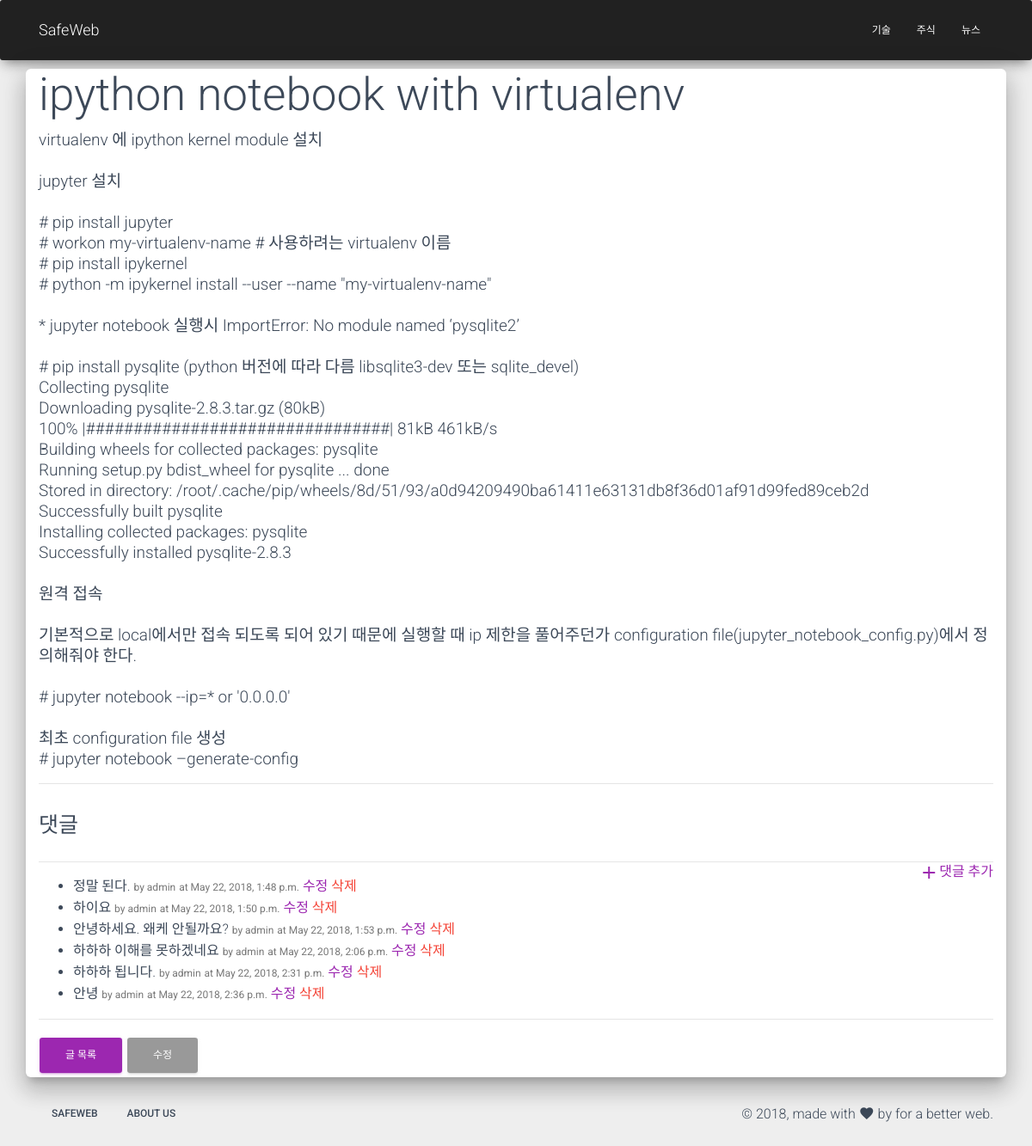
/blog/post/ipython-notebook-virtualenv/1/ (signed in), run on the app's committed database.
### blog/models.py (models this page shows, shortened)
class Post(models.Model):
    category = models.ForeignKey(Category, on_delete=models.SET_NULL, null=True, related_name='posts')
    author = models.ForeignKey(settings.AUTH_USER_MODEL, on_delete=models.SET_NULL, null=True)
    title = models.CharField(max_length=100)
    content = models.TextField(validators=[min_length_3_validator])
    Tags = models.ManyToManyField('Tag', blank=True)
    slug = models.SlugField(max_length=200, db_index=True, unique=True, allow_unicode=True)
    Comments = models.PositiveSmallIntegerField(default=0, null=True)
    created = models.DateTimeField(auto_now_add=True)
    updated = models.DateTimeField(auto_now=True)
    published = models.DateTimeField(blank=True, null=True)
    image = models.ImageField(default='default.png', upload_to='post/%Y/%m/%d', blank=True)
    ip = models.GenericIPAddressField(null=True)
    class Meta:
        ordering = ['-created']
        index_together = (('id', 'slug'),)

class Comment(models.Model):
    post = models.ForeignKey('post', on_delete=models.CASCADE, null=False)
    author = models.ForeignKey(settings.AUTH_USER_MODEL, on_delete=models.SET_NULL, null=True)
    message = models.TextField(max_length=2000, null=False)
    created = models.DateTimeField(auto_now_add=True)
    updated = models.DateTimeField(auto_now=True)
    is_public = models.BooleanField(default=False)
    ip = models.GenericIPAddressField(null=True)

### blog/views.py (the view, shortened to what this page needs)
# urls.py: path('post/<slug>/<int:id>/', views.post_detail, name='post_detail'),
def post_detail(request, slug, id):
    post = get_object_or_404(Post, slug=slug, id=id)
    return render(request, 'blog/post_detail.html', {'post': post})

### blog/templates/blog/post_detail.html (shortened to what this page needs)
{% extends 'blog/post_base.html' %}
{% load staticfiles %}
{% block post %}
<div class="col-12">
    <div class="post">
        <h1>{{ post.title }}</h1>
        <p>{{ post.content |linebreaksbr }}</p>
    </div>
    <hr>
    <div class="title">
        <h3>댓글</h3>
    </div>
    <a href="{% url 'blog:comment_create' post.slug post.id %}" class="pull-right">
        <i class="material-icons">add</i>댓글 추가
    </a>
    <hr />
    <ul>
        {% for comment in post.comment_set.all %}
        <li>
            {{ comment.message }}
            <small>by {{ comment.author }}</small>
            <small>at {{ comment.created }}</small>
            {% if comment.author == request.user %}
            <a href="{% url "blog:comment_edit" post.slug post.id comment.id %}">수정</a>
            <a href="{% url "blog:comment_delete" post.slug post.id comment.id %}" class="text-danger">삭제</a>
            {% endif %}
        </li>
    {% endfor %}
    </ul>
    <hr>
    <a href="{% url "blog:post_list" %}" class='btn btn-primary'>글 목록</a>
    <a href="{% url "blog:post_edit"  post.slug post.id %}" class='btn btn-default'>수정</a>
</div>
{% endblock post%}

### blog/templates/blog/post_detail.html (style rules this page uses)
p { font-size: 19px; }

### data on the page
Post: title "ipython notebook with virtualenv", content "virtualenv 에 ipython kernel module 설치 jupyter 설치 # pip install jupyter # workon my-virtualenv-name # 사용하려는 virtualenv 이름 # pip install ipykernel # python -m ipykernel install --user --name \"my-virtualenv-name\" * jupyter notebook 실행시 ImportError: No module named ‘pysqlite2’ # pip install pysqlite (python 버전에 따라 다름 libsqlite3-dev 또는 sqlite_devel) Collecting pysqlite Downloading pysqlite-2.8.3.tar.gz (80kB) 100% |################################| 81kB 461kB/s Building wheels for collected packages: pysqlite Running setup.py bdist_wheel for pysqlite ... done Stored in directory: /root/.cache/pip/wheels/8d/51/93/a0d94209490ba61411e63131db8f36d01af91d99fed89ceb2d Successfully built pysqlite…"
Comment: message "정말 된다.", author "admin", created "May 22, 2018, 1:48 p.m.", shows "수정"
Comment: message "하이요", author "admin", created "May 22, 2018, 1:50 p.m.", shows "수정"
Comment: message "안녕하세요. 왜케 안될까요?", author "admin", created "May 22, 2018, 1:53 p.m.", shows "수정"
Comment: message "하하하 이해를 못하겠네요", author "admin", created "May 22, 2018, 2:06 p.m.", shows "수정"
Comment: message "하하하 됩니다.", author "admin", created "May 22, 2018, 2:31 p.m.", shows "수정"
Comment: message "안녕", author "admin", created "May 22, 2018, 2:36 p.m.", shows "수정"
